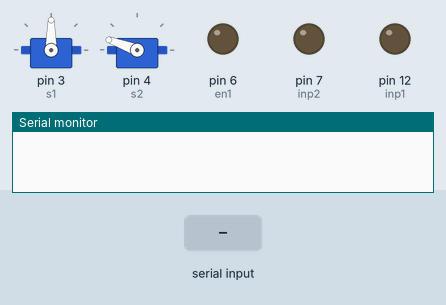
Simulated run of this sketch. Board: Arduino Uno, built with avr-gcc and run on an emulated ATmega328P. Shown: 2 × servo, output pins drawn as LEDs (lit = HIGH), the last lines printed to the serial monitor. The inputs (shaded band) are chosen by the test bench.

Above: at 1.2 s.
1.3 s: "w" received over Serial
At 3.4 s:
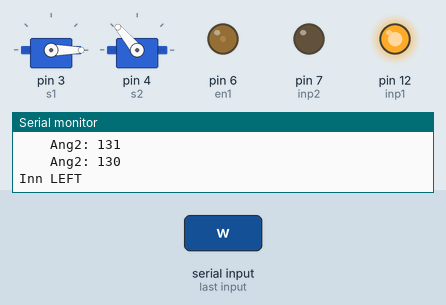
At 11.9 s:
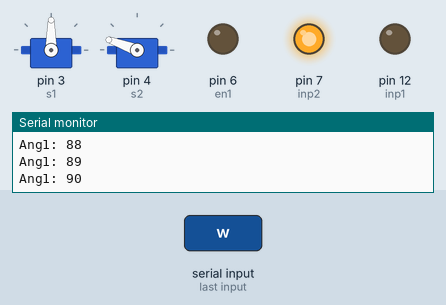
12.6 s: "w" received over Serial
At 18.4 s:
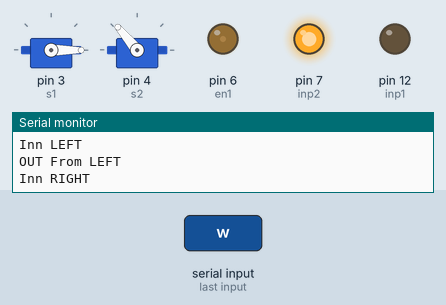
Timing chart, 0 to 21.6 s (numbered marks = the images above; inputs shaded):
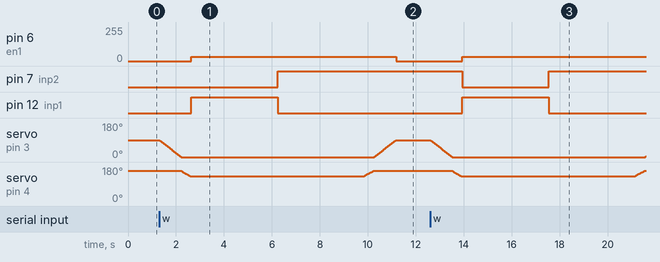

Measured:
- after the input at 1.3 s, pin 6 (en1): 0/255 → 32/255 after 1.3 s, → 0/255 8.6 s later; pin 7 (inp2): LOW → HIGH after 4.9 s; pin 12 (inp1): LOW → HIGH after 1.3 s, → LOW 3.6 s later
- after the input at 12.6 s, pin 6 (en1): 0/255 → 32/255 after 1.3 s; pin 7 (inp2): HIGH → LOW after 1.3 s, → HIGH 3.6 s later; pin 12 (inp1): LOW → HIGH after 1.3 s, → LOW 3.6 s later

The sketch:

bounderyLine.ino
```cpp
#include <Servo.h>

Servo myservo1;
Servo myservo2;

int inp1 = 12;
int inp2 = 7;
int en1 = 6;

int pwm = 32;
int flag = 0;
int d = 3600;
char c;

int ang1 = 90;
int ang2 = 160;
int s1 = 3;
int s2 = 4;


void setup() {
  // put your setup code here, to run once:
  Serial.begin(9600);
  pinMode(inp1, OUTPUT);
  pinMode(inp2, OUTPUT);

  pinMode(en1, OUTPUT);
   myservo1.attach(s1);
  myservo2.attach(s2);

  myservo2.write(ang2);
  myservo1.write(ang1);


}

void loop() {


  if (Serial.available()) {
    c = Serial.read();
    if (c == 'w') {

      flag = 0;
      if (flag == 0) {
        srp();
        l();
        r();
        sip();
        flag++;
      } else if (flag == 1) {
        analogWrite(en1, 0);
      }
    }
  } else {
    analogWrite(en1, 0);
  }
}


void r() {
  Serial.println("Inn RIGHT");
  digitalWrite(inp1, 0);
  digitalWrite(inp2, 1);

  analogWrite(en1, pwm);

  delay(d);
  Serial.println("OUT From RIGHT");
}

void l() {
  Serial.println("Inn LEFT");
  digitalWrite(inp1, 1);
  digitalWrite(inp2, 0);

  analogWrite(en1, pwm);

  delay(d);

  Serial.println("OUT From LEFT");
}

void srp() {
  while (ang1 > 0) {
    ang1--;
    myservo1.write(ang1);
    Serial.print("Ang1: ");
    Serial.println(ang1);
    delay(10);
  }
  while (ang2 > 130) {
    ang2--;
    myservo2.write(ang2);
    Serial.print("    Ang2: ");
    Serial.println(ang2);
    delay(10);
  }

}

void sip() {
  while (ang2 < 160) {
    ang2++;
    myservo2.write(ang2);
    Serial.print("    Ang2: ");
    Serial.println(ang2);
    delay(10);
  }
  while (ang1 < 90) {
    ang1++;
    myservo1.write(ang1);
    Serial.print("Ang1: ");
    Serial.println(ang1);
    delay(10);
  }
}
```
